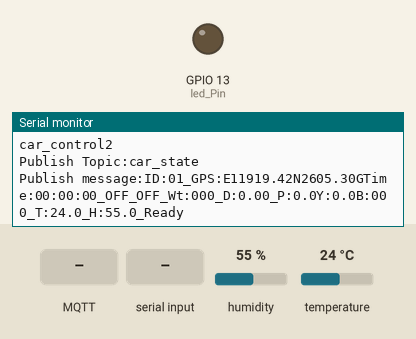
Bench run of a sketch on a simulated ESP32. Shown: output pins drawn as LEDs (lit = HIGH), the last lines printed to the serial monitor. Inputs (shaded band) come from the test bench; at power-on: humidity 55 %, temperature 24 °C. WiFi joins after 1.5 s; servers stay silent unless stated; no MQTT or app messages arrive unless stated.

Above: at 3.2 s.
3.3 s: MQTT message "1" arrives on the first subscribed topic
At 4.4 s:
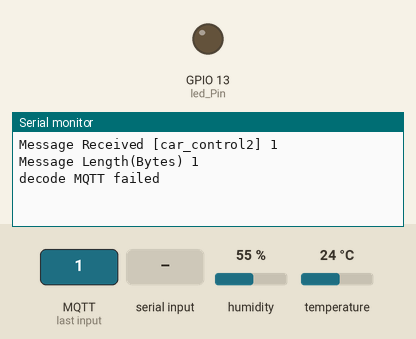
4.8 s: "S90\n" received over the second serial link
At 5.5 s:
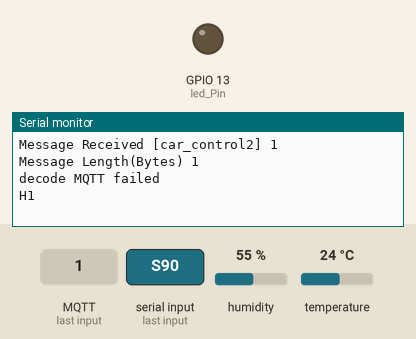
6.3 s: MQTT message "on" arrives on the first subscribed topic
At 6.7 s:
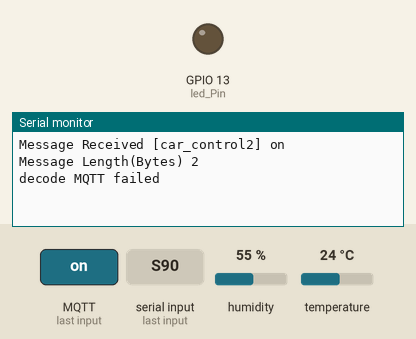

The sketch:

MQTTWcarV1_demo.ino
```cpp
/**********************************************************************
项目名称/Project          : 灌溉机器人
团队/Team                : 矩阵动力
作者/Author              : 蔚清洋
日期/Date（YYYYMMDD）     : 20220811
程序目的/Purpose          :
完成MQTT消息发布
完成与下位机STM32串口通信
-----------------------------------------------------------------------
本程序仅为通信demo
***********************************************************************/
#include <WiFi.h>
#include <PubSubClient.h>
#include <Ticker.h>

//测试同步
#include "DHT.h"


#define DHTPIN 12
#define DHTTYPE DHT11   // DHT 11
#define led_Pin  13

// 设置wifi接入信息(请根据您的WiFi信息进行修改)
const char* ssid     = "father";
const char* password = "yqy12345";
//const char* mqttServer = "test.ranye-iot.net";    //暂时使用然也物联
const char* mqttServer = "43.138.132.49";    //暂时使用然也物联
union floatToUint8_t4
{
    float fNum;
    uint8_t u8Num[4];
}FtoU8;
union doubleToUint8_t8
{
    double lfNum;
    uint8_t u8Num[8];
}LFtoU8;
typedef struct
{
  uint8_t ID;                                 //小车ID
  char GPS_J,GPS_W;                           //NS EW
  double GPS_Jnum,GPS_Wnum;                   //具体纬度
  uint8_t GPSTime[3];                         //时分秒
  float DhtHumidity,DhtTemperature;           //温湿度
  uint8_t Power,Pump,Water,Bat;               //车辆信息
  float Dis,Pitch,Yaw;                        //车辆信息
  uint8_t errCode;
}PubMessage_t;
typedef struct
{
  char head[3];
  char head_MQTT[3];
  uint8_t ID;
  uint8_t speed_s, speed_w;        //直行\转向
  uint8_t Power, Pump, Light;
  char tail;
}toSTM32info_t;
toSTM32info_t toSTM32info;
uint8_t STM_recvBuff[40] = {0};
uint8_t STM_recvBuff_Pin = 0, STM_recvBuff_ShouldPlus = 0;

PubMessage_t PubMessage;

DHT dht(DHTPIN, DHTTYPE);
Ticker ticker;
WiFiClient wifiClient;
PubSubClient mqttClient(wifiClient);

int count = 0;    // Ticker计数用变量
int count_SendTostm32 = 0;

void PubMessage_Init(PubMessage_t* PubM);        //初始化结构体信息
String getPubMessage(PubMessage_t* PubM);        //获得MQTT推送字符
void toSTM32info_Init(void);
void toSTM32info_SendMessage(void);
void toSTM32info_ResetMessage(void);          //清空之前的数据
void fromSTM32info_GetMessage(void);      //从串口缓冲区查找
void fromSTM32info_DecodeMessage(void);   //从stm32发来的信息里解码
void setup() {
  Serial.begin(115200);
  delay(1);
  toSTM32info_Init();
  pinMode(led_Pin, OUTPUT);
  dht.begin();

  // Ticker定时对象
  ticker.attach(0.1, tickerCount);
  //设置ESP8266工作模式为无线终端模式
  WiFi.mode(WIFI_STA);

  // 连接WiFi
  connectWifi();

  // 设置MQTT服务器和端口号
  mqttClient.setServer(mqttServer, 1883);
  mqttClient.setCallback(receiveCallback);

  // 连接MQTT服务器
  connectMQTTServer();
  PubMessage_Init(&PubMessage);
}

void loop() {
  if (mqttClient.connected()) { // 如果开发板成功连接服务器
    // 每隔3秒钟发布一次信息
    if (count >= 30){
      PubMessage.DhtTemperature = dht.readTemperature();
      PubMessage.DhtHumidity = dht.readHumidity();
      pubMQTTmsg();
      count = 0;
    }
    // 保持心跳
    mqttClient.loop();
  } else {                  // 如果开发板未能成功连接服务器
    connectMQTTServer();    // 则尝试连接服务器
  }
  if(count_SendTostm32 >= 2)    //200ms和stm32通信一次
  {
    toSTM32info_SendMessage();
    toSTM32info_ResetMessage();
    count_SendTostm32 = 0;
  }

  fromSTM32info_GetMessage();
}

void tickerCount(){
  count++;
  count_SendTostm32++;
}
void toSTM32info_ResetMessage(void){
  toSTM32info.speed_s = 0;
  toSTM32info.speed_w = 0;
  toSTM32info.Power   = 0;
  toSTM32info.Pump    = 0;
}
void connectMQTTServer(){
  // 根据ESP8266的MAC地址生成客户端ID（避免与其它ESP8266的客户端ID重名）
  String clientId = "BJFU_esp32-" + WiFi.macAddress();

  // 连接MQTT服务器
  if (mqttClient.connect(clientId.c_str())) {
    Serial.println("MQTT Server Connected.");
    Serial.println("Server Address: ");
    Serial.println(mqttServer);
    Serial.println("ClientId:");
    Serial.println(clientId);
    subscribeTopic(); // 订阅指定主题
  } else {
    Serial.print("MQTT Server Connect Failed. Client State:");
    Serial.println(mqttClient.state());
    delay(3000);
  }
}

// 发布信息
void pubMQTTmsg(){
  String topicString = "car_state";
  char publishTopic[topicString.length() + 1];
  strcpy(publishTopic, topicString.c_str());

  // 定时向服务器主题发布当前D3引脚状态
  String messageString = getPubMessage(&PubMessage);


  char publishMsg[messageString.length() + 1];
  strcpy(publishMsg, messageString.c_str());

  // 实现ESP8266向主题发布信息
  if(mqttClient.publish(publishTopic, publishMsg)){
    Serial.print("Publish Topic:");Serial.println(publishTopic);
    Serial.print("Publish message:");Serial.println(publishMsg);
  } else {
    Serial.println("Message Publish Failed.");
  }
}

// 订阅指定主题
void subscribeTopic(){

  // 建立订阅主题。主题名称以Taichi-Maker-Sub为前缀，后面添加设备的MAC地址。
  // 这么做是为确保不同设备使用同一个MQTT服务器测试消息订阅时，所订阅的主题名称不同
  String topicString = "car_control2";
  char subTopic[topicString.length() + 1];
  strcpy(subTopic, topicString.c_str());

  // 通过串口监视器输出是否成功订阅主题以及订阅的主题名称
  if(mqttClient.subscribe(subTopic)){
    Serial.println("Subscribe Topic:");
    Serial.println(subTopic);
  } else {
    Serial.print("Subscribe Fail...");
  }
}

// 收到信息后的回调函数
void receiveCallback(char* topic, byte* payload, unsigned int length) {
  Serial.print("Message Received [");
  Serial.print(topic);
  Serial.print("] ");
  for (int i = 0; i < length; i++)
    Serial.print((char)payload[i]);
  Serial.println("");
  Serial.print("Message Length(Bytes) ");
  Serial.println(length);

//MQTT信息解码
  for (int i = 0; i < 3; i++)
    toSTM32info.head_MQTT[i] = (char)payload[i];

  if((toSTM32info.head_MQTT[0] == 'C') && (toSTM32info.head_MQTT[1] == 'T') && (toSTM32info.head_MQTT[2] == 'R'))
  {
    toSTM32info.ID = ((char)payload[3] - '0')*10 + ((char)payload[4] - '0');
    toSTM32info.speed_s =  (char)payload[5] - '0';   //前进速度
    toSTM32info.speed_w =  (char)payload[6] - '0';   //转向速度
    toSTM32info.Power   =  (char)payload[7];   //电源
    toSTM32info.Pump    =  (char)payload[8];   //水泵
    Serial.println("decode MQTT success:");
    Serial.print("speed(s/w)");
    Serial.println(toSTM32info.speed_s);
    Serial.println(toSTM32info.speed_s);
    if((toSTM32info.Power == '1') || (toSTM32info.Power == 1)){
      toSTM32info.Power = 1;
      Serial.print("power on!  ");
    }else{
      Serial.print("power off  ");
    }
    if((toSTM32info.Pump == '1') || (toSTM32info.Pump == 1)){
      toSTM32info.Power = 1;
      Serial.println("Pump on!");
    }else{
      Serial.println("Pump off");
    }
  }else{
    Serial.println("decode MQTT failed");
  }


  // if ((char)payload[0] == '1') {     // 如果收到的信息以“1”为开始
  //   digitalWrite(led_Pin, HIGH);  // 则点亮LED。
  //   Serial.println("led on!");
  // } else {
  //   digitalWrite(led_Pin, LOW); // 否则熄灭LED。
  //   Serial.println("led off!");
  // }
}

// ESP32连接wifi
void connectWifi(){

  WiFi.begin(ssid, password);

  //等待WiFi连接,成功连接后输出成功信息
  while (WiFi.status() != WL_CONNECTED) {
    delay(1000);
    Serial.print(".");
  }
  Serial.println("");
  Serial.println("WiFi Connected!");
  Serial.println("");
}

void PubMessage_Init(PubMessage_t* PubM)
{
  uint8_t i = 0;
    PubM->ID              = 1;            //小车ID1
    PubM->GPS_J           = 'E';          //东 经
    PubM->GPS_W           = 'N';          //北 纬
    PubM->GPS_Jnum        = 11919.42;     //经度
    PubM->GPS_Wnum        = 2605.30;      //纬度
    PubM->DhtHumidity     = 0;            //湿度
    PubM->DhtTemperature  = 0;            //温度
  for(;i < 3; i++)PubM->GPSTime[i] = 0;   //GPS授时
    PubM->Power           = 0;            //车辆信息 电源
    PubM->Pump            = 0;            //车辆信息 水泵
    PubM->Water           = 0;            //车辆信息 剩余水量
    PubM->Dis             = 0;            //车辆信息 测距
    PubM->Pitch           = 0;            //车辆信息 云台Pitch
    PubM->Yaw             = 0;            //车辆信息 云台Yaw
    PubM->Bat             = 0;            //车辆信息 电池电量
    PubM->errCode         = 0;            //错误码，0无错误
}

String getPubMessage(PubMessage_t* PubM)
{
  String Temp;
  char GPS_c[37];
  char num_u8[3];
  char num_u82[2];
  char num_f32[6];
  char num_f21[4];
  sprintf(num_u82,"%02d",PubM->ID);
  Temp += "ID:" + String(num_u82) + "_";     //添加头
  //GPS相关信息
  sprintf(GPS_c,"%c%07.2lf%c%07.2lfGTime:%02d:%02d:%02d",PubM->GPS_J,PubM->GPS_Jnum,PubM->GPS_W,PubM->GPS_Wnum\
      ,PubM-> GPSTime[0], PubM-> GPSTime[1], PubM-> GPSTime[2]);
  Temp += "GPS:" + String(GPS_c) + "_";
  //车辆状态信息
  if(PubM->Power == 1)Temp += "ON_";else Temp += "OFF_";
  if(PubM->Pump  == 1)Temp += "ON_"; else Temp += "OFF_";
  sprintf(num_u8,"%03d",PubM->Water);
  Temp += "Wt:" + String(num_u8) + "_";
  sprintf(num_u8,"%03.2f",PubM->Dis);
  Temp += "D:" + String(num_u8) + "_";
  sprintf(num_u82,"%02.1f",PubM->Pitch);
  Temp += "P:" + String(num_u82);
  sprintf(num_u82,"%02.1f",PubM->Yaw);
  Temp += "Y:" + String(num_u82);
  sprintf(num_u8,"%03d",PubM->Bat);
  Temp += "B:" + String(num_u8) + "_";
  //温湿度
  sprintf(num_f21,"%02.1f",PubM->DhtTemperature);
  Temp += "T:" + String(num_f21) + "_";
  sprintf(num_f21,"%02.1f",PubM->DhtHumidity);
  Temp += "H:" + String(num_f21) + "_";
  sprintf(num_u82,"%02d",PubM->errCode);
  if(PubM->errCode == 0)Temp += "Ready";
  else Temp += "Error" + String(num_u82);
  return Temp;
}
void fromSTM32info_DecodeMessage(void)   //从stm32发来的信息里解码
{
  uint16_t u16_temp = 0;
  PubMessage.GPS_J = STM_recvBuff[3];
  PubMessage.GPS_W = STM_recvBuff[4];

  for(int i = 0;i < 8; i ++)LFtoU8.u8Num[i] = STM_recvBuff[5 + i];
  PubMessage.GPS_Jnum = LFtoU8.lfNum;
  for(int i = 0;i < 8; i ++)LFtoU8.u8Num[i] = STM_recvBuff[13 + i];
  PubMessage.GPS_Wnum = LFtoU8.lfNum;
  u16_temp = ((STM_recvBuff[21]<<8)|(STM_recvBuff[22])) ;

  PubMessage.GPSTime[1] = u16_temp/100;     //分钟
  PubMessage.GPSTime[2] = (u16_temp%100)/1;       //秒
  PubMessage.Power = (STM_recvBuff[23] & (1 << 0));//bit0 电源 bit1 水泵状态
  PubMessage.Pump  = (STM_recvBuff[23] & (1 << 1)) >> 1;

  for(int i = 0;i < 4; i ++)FtoU8.u8Num[i] = STM_recvBuff[24 + i];
  PubMessage.Dis = FtoU8.fNum;
  for(int i = 0;i < 4; i ++)FtoU8.u8Num[i] = STM_recvBuff[28 + i];
  PubMessage.Pitch = FtoU8.fNum;
  for(int i = 0;i < 4; i ++)FtoU8.u8Num[i] = STM_recvBuff[32 + i];
  PubMessage.Yaw = FtoU8.fNum;

  PubMessage.Water    = STM_recvBuff[36];
  PubMessage.Bat      = STM_recvBuff[37];
  PubMessage.errCode  = STM_recvBuff[38];

  //--------------------------------------打出来看看？------------------------------------------
  char pBuff[20];
  Serial.println("\n------------------RAW Data:----------------");
  for(int i = 0; i < 40; i++)
  {
    sprintf(pBuff,"%x ",STM_recvBuff[i]);Serial.write(pBuff);
  }
  Serial.println("\n----------Decode Message Success:----------");
  sprintf(pBuff,"HEAD:%c%c%c\n",STM_recvBuff[0],STM_recvBuff[1],STM_recvBuff[2]);Serial.write(pBuff);
  Serial.print("GPS:");
//  sprintf(pBuff,"%d\n",(int)PubMessage.GPS_Jnum);Serial.write(pBuff);
  sprintf(pBuff,"%c%07.2f ",PubMessage.GPS_J,PubMessage.GPS_Jnum);Serial.write(pBuff);
  sprintf(pBuff," %c%7.2f\n",PubMessage.GPS_W,PubMessage.GPS_Wnum);Serial.print(pBuff);
  sprintf(pBuff,"GT:m%02d s:%02d\n",PubMessage.GPSTime[1],PubMessage.GPSTime[2]);Serial.write(pBuff);

  sprintf(pBuff,"Power:%d\n",PubMessage.Power);Serial.write(pBuff,8);
  sprintf(pBuff,"Pump :%d\n",PubMessage.Pump);Serial.write(pBuff,8);
  sprintf(pBuff,"Water:%d\n",PubMessage.Water);Serial.write(pBuff,8);
  sprintf(pBuff,"Bat :%d\n",PubMessage.Bat);Serial.write(pBuff,8);
  sprintf(pBuff,"errCode :%d\n",PubMessage.errCode);Serial.write(pBuff,8);

  Serial.print("Dis:");Serial.println(PubMessage.Dis);
  Serial.print("Pitch:");Serial.println(PubMessage.Pitch);
  Serial.print("Yaw:");Serial.println(PubMessage.Yaw);
  Serial.print("errCode:");Serial.println(PubMessage.errCode);
  Serial.print("millis:");Serial.println(millis());
  Serial.println("\n------------Decode finish-------------------");


  for(int i = 0; i < 40; i++)STM_recvBuff[i] = 0;       //冲厕所

}
void fromSTM32info_GetMessage(void)    //从串口缓冲区查找
{
  if(Serial2.available())
  {
    STM_recvBuff[STM_recvBuff_Pin] = Serial2.read(); //先读取第一个字节判断
    if( STM_recvBuff_ShouldPlus >= 3) STM_recvBuff_Pin ++;
    if((STM_recvBuff_ShouldPlus == 0) && (STM_recvBuff[0] == 'S')){STM_recvBuff_Pin ++; STM_recvBuff_ShouldPlus = 1;Serial.println("H1 ");}
    if((STM_recvBuff_ShouldPlus == 1) && (STM_recvBuff[1] == 'T')){STM_recvBuff_Pin ++; STM_recvBuff_ShouldPlus = 2;Serial.println("H2 ");}
    if((STM_recvBuff_ShouldPlus == 2) && (STM_recvBuff[2] == 'M')){STM_recvBuff_Pin ++; STM_recvBuff_ShouldPlus = 3;Serial.println("H3 ");}
    if(STM_recvBuff_Pin == 40){STM_recvBuff_Pin = 0; STM_recvBuff_ShouldPlus = 0; fromSTM32info_DecodeMessage();}   //完成整帧获取，进行解码

    if(STM_recvBuff_ShouldPlus == 3){Serial.println("Get STM Message Head!"); STM_recvBuff_ShouldPlus = 4;}
  }
}
void toSTM32info_Init(void)
{
  Serial2.begin(115200);
  //Serial2.println("hello YQY test serial2");
  toSTM32info.head[0] = 'E';
  toSTM32info.head[1] = 'S';
  toSTM32info.head[2] = 'P';
  toSTM32info.speed_s = 8;
  toSTM32info.speed_w = 2;
  toSTM32info.Power = 1;
  toSTM32info.Pump = 0;
  toSTM32info.Light = 1;
  toSTM32info.tail = '\n';
}
void toSTM32info_SendMessage(void)
{
  char sendBuff[6];
  for(int i = 0; i < 3; i++)sendBuff[i] = toSTM32info.head[i];
  sendBuff[3] = (toSTM32info.speed_s | (toSTM32info.speed_w << 4));
  sendBuff[4] = (toSTM32info.Power | (toSTM32info.Pump << 1) | (toSTM32info.Light << 2));
  sendBuff[5] = toSTM32info.tail;
  Serial2.write(sendBuff,6);
}
```

Measured:
- after the input at 3.3 s, the serial monitor: prints a new line at once (image 1)
- after the input at 4.8 s, the serial monitor: prints a new line at once (image 2)
- after the input at 6.3 s, the serial monitor: prints a new line at once (image 3)
